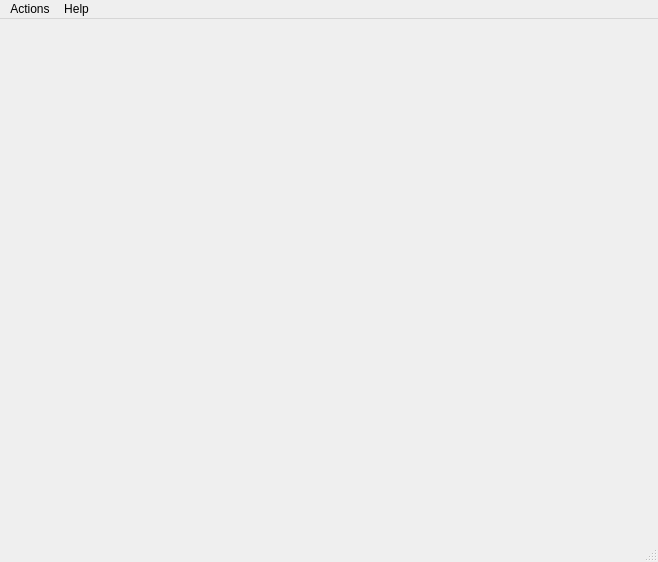
<?xml version="1.0" encoding="UTF-8"?>
<ui version="4.0">
 <class>SyntroCVCamClass</class>
 <widget class="QMainWindow" name="SyntroCVCamClass">
  <property name="geometry">
   <rect>
    <x>0</x>
    <y>0</y>
    <width>658</width>
    <height>562</height>
   </rect>
  </property>
  <property name="minimumSize">
   <size>
    <width>0</width>
    <height>0</height>
   </size>
  </property>
  <property name="windowTitle">
   <string>SyntroCVCam</string>
  </property>
  <widget class="QWidget" name="centralWidget">
   <property name="minimumSize">
    <size>
     <width>400</width>
     <height>300</height>
    </size>
   </property>
   <layout class="QVBoxLayout" name="verticalLayout">
    <property name="leftMargin">
     <number>3</number>
    </property>
    <property name="topMargin">
     <number>3</number>
    </property>
    <property name="rightMargin">
     <number>3</number>
    </property>
    <property name="bottomMargin">
     <number>3</number>
    </property>
    <item>
     <widget class="QLabel" name="cameraView">
      <property name="sizePolicy">
       <sizepolicy hsizetype="Minimum" vsizetype="Minimum">
        <horstretch>0</horstretch>
        <verstretch>0</verstretch>
       </sizepolicy>
      </property>
      <property name="minimumSize">
       <size>
        <width>320</width>
        <height>240</height>
       </size>
      </property>
      <property name="text">
       <string/>
      </property>
      <property name="alignment">
       <set>Qt::AlignCenter</set>
      </property>
     </widget>
    </item>
   </layout>
  </widget>
  <widget class="QMenuBar" name="menuBar">
   <property name="geometry">
    <rect>
     <x>0</x>
     <y>0</y>
     <width>658</width>
     <height>21</height>
    </rect>
   </property>
   <widget class="QMenu" name="menuFile">
    <property name="title">
     <string>Actions</string>
    </property>
    <addaction name="actionBasicSetup"/>
    <addaction name="actionExit"/>
   </widget>
   <widget class="QMenu" name="menuHelp">
    <property name="title">
     <string>Help</string>
    </property>
    <addaction name="actionAbout"/>
   </widget>
   <addaction name="menuFile"/>
   <addaction name="menuHelp"/>
  </widget>
  <widget class="QStatusBar" name="statusBar"/>
  <action name="actionExit">
   <property name="text">
    <string>Exit</string>
   </property>
   <property name="iconVisibleInMenu">
    <bool>false</bool>
   </property>
  </action>
  <action name="actionStartCapture">
   <property name="text">
    <string>Start Capture</string>
   </property>
   <property name="iconText">
    <string>Start</string>
   </property>
   <property name="toolTip">
    <string>Start video capture</string>
   </property>
   <property name="iconVisibleInMenu">
    <bool>false</bool>
   </property>
  </action>
  <action name="actionStopCapture">
   <property name="text">
    <string>Stop Capture</string>
   </property>
   <property name="iconText">
    <string>Stop</string>
   </property>
   <property name="toolTip">
    <string>Stop video capture</string>
   </property>
   <property name="iconVisibleInMenu">
    <bool>false</bool>
   </property>
  </action>
  <action name="actionScaleImage">
   <property name="checkable">
    <bool>true</bool>
   </property>
   <property name="checked">
    <bool>true</bool>
   </property>
   <property name="text">
    <string>Scale Image</string>
   </property>
   <property name="iconVisibleInMenu">
    <bool>false</bool>
   </property>
  </action>
  <action name="actionAbout">
   <property name="text">
    <string>About</string>
   </property>
  </action>
  <action name="actionBasicSetup">
   <property name="text">
    <string>Basic setup</string>
   </property>
  </action>
  <action name="actionConfigureStream">
   <property name="text">
    <string>Configure stream</string>
   </property>
  </action>
 </widget>
 <layoutdefault spacing="6" margin="11"/>
 <resources/>
 <connections/>
</ui>
